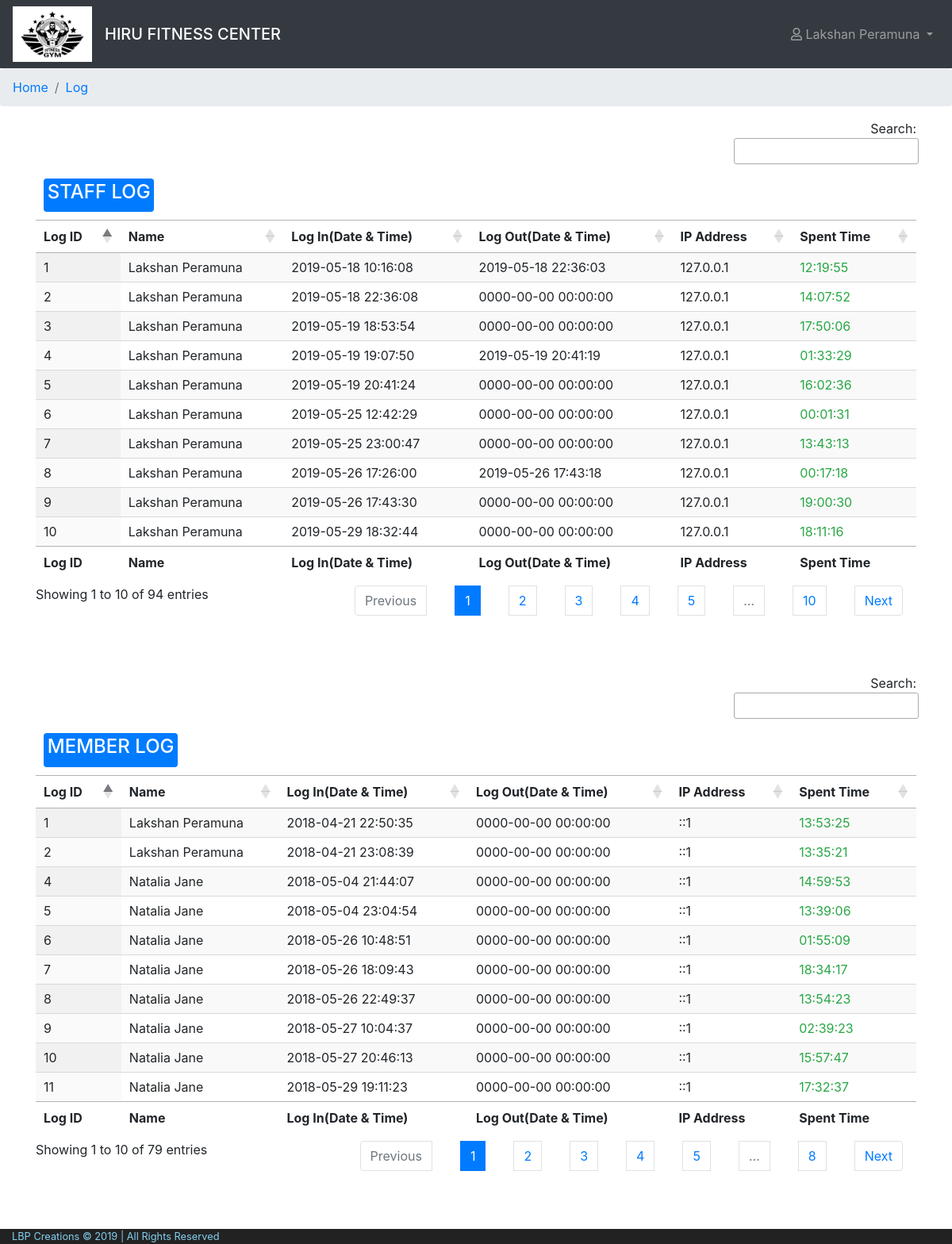
The app's page /cms/view/log/index.php (signed in) with its own data.
### tables this page shows
CREATE TABLE `staff_log` (
  `log_id` int(11) NOT NULL,
  `log_in` datetime NOT NULL,
  `log_out` datetime NOT NULL,
  `log_ip` varchar(200) NOT NULL,
  `status` char(1) NOT NULL COMMENT 'I = IN , O = OUT',
  `staff_id` int(11) NOT NULL,
  `lmd` datetime NOT NULL DEFAULT CURRENT_TIMESTAMP ON UPDATE CURRENT_TIMESTAMP
);

CREATE TABLE `member_log` (
  `log_id` int(11) NOT NULL,
  `log_in` datetime NOT NULL,
  `log_out` datetime NOT NULL,
  `log_ip` varchar(200) NOT NULL,
  `status` char(1) NOT NULL COMMENT 'I = IN , O = OUT',
  `member_id` int(11) NOT NULL,
  `lmd` datetime NOT NULL DEFAULT CURRENT_TIMESTAMP ON UPDATE CURRENT_TIMESTAMP
);

### model/log.php (called while the page is built, shortened)
<?php
class Log{
    public static function displayAllStaffLogs(){
        $con=$GLOBALS['con'];
        $sql="  SELECT  staff_log.log_id,
                        staff_log.log_in,
                        staff_log.log_out,
                        staff_log.log_ip,
                        staff_log.status,
                        CONCAT_WS(' ',staff.first_name,staff.last_name) AS name
                FROM staff_log
                INNER JOIN staff ON staff_log.staff_id = staff.staff_id
                WHERE 1=1
                ORDER BY staff_log.log_id DESC";
        $result=$con->query($sql);
        return $result;
    }
    public static function displayAllMemberLogs(){
        $con=$GLOBALS['con'];
        $sql="  SELECT  member_log.log_id,
                        member_log.log_in,
                        member_log.log_out,
                        member_log.log_ip,
                        member_log.status,
                        CONCAT_WS(' ',member.first_name,member.last_name) AS name
                FROM member_log
                INNER JOIN member ON member_log.member_id = member.member_id
                WHERE 1=1
                ORDER BY member_log.log_id DESC";
        $result=$con->query($sql);
        return $result;
    }
}
?>

### cms/view/log/index.php (the view, shortened to what this page needs)
<?php include '../../layout/header.php'; ?>
<?php include '../../../model/log.php'; ?>
<?php
$allStaffLog = Log::displayAllStaffLogs();
$allMemberLog = Log::displayAllMemberLogs();
?>
<body>
    <?php include '../../layout/navBar.php';?>
    <nav aria-label="breadcrumb">
    <ol class="breadcrumb">
        <li class="breadcrumb-item" aria-current="page"><a href="../dashboard/dashboard.php">Home</a></li>
        <li class="breadcrumb-item active" aria-current="page"><a href="#">Log</a></li>
    </ol>
    </nav>
    <div class="container">
        <table id="" class="display" style="width:100%">
            <thead>
                <tr>
                    <th colspan="6"><span class="badge badge-primary"><h4>STAFF LOG</h4></span></th>
                </tr>
                <tr>
                    <th>Log ID</th>
                    <th>Name</th>
                    <th>Log In(Date & Time)</th>
                    <th>Log Out(Date & Time)</th>
                    <th>IP Address</th>
                    <th>Spent Time</th>
                </tr>
            </thead>
            <tbody>
                <?php
                    while($row = $allStaffLog->fetch_assoc()) {
                        $st1=strtotime($row['log_in']);
                        $st2= strtotime($row['log_out']);
                        $date1=date_create($row['log_in']);
                        $date2=date_create($row['log_out']);
                        $diff=date_diff($date1,$date2);
                        $tdiff=$st2-$st1;
                        if($tdiff>=0){
                            $stime=$diff->format("%H").":".$diff->format("%I").":".$diff->format("%S");
                        }else{
                            $cdate=date("Y-m-d h:i:s");
                            $date3= date_create($cdate);
                            $diff1=date_diff($date1,$date3);
                            $stime=$diff1->format("%H").":".$diff1->format("%I").":".$diff1->format("%S");
                            $text="text-success";
                        }
                ?>
                <tr>
                    <td><?php echo $row['log_id']; ?></td>
                    <td><?php echo ucwords($row['name']); ?></td>
                    <td><?php echo $row['log_in']; ?></td>
                    <td><?php echo $row['log_out']; ?></td>
                    <td><?php echo $row['log_ip']; ?></td>
                    <td class="<?php echo $text; ?>"><?php echo $stime; ?></td>
                </tr>
                    <?php } ?>
            </tbody>
            <tfoot>
                <tr>
                    <th>Log ID</th>
                    <th>Name</th>
                    <th>Log In(Date & Time)</th>
                    <th>Log Out(Date & Time)</th>
                    <th>IP Address</th>
                    <th>Spent Time</th>
                </tr>
            </tfoot>
        </table>
        <table id="" class="display" style="width:100%">
            <thead>
                <tr>
                    <th colspan="6"><span class="badge badge-primary"><h4>MEMBER LOG</h4></span></th>
                </tr>
                <tr>
                    <th>Log ID</th>
                    <th>Name</th>
                    <th>Log In(Date & Time)</th>
                    <th>Log Out(Date & Time)</th>
                    <th>IP Address</th>
                    <th>Spent Time</th>
                </tr>
            </thead>
            <tbody>
                <?php
                    while($row = $allMemberLog->fetch_assoc()) {
                        $st1=strtotime($row['log_in']);
                        $st2= strtotime($row['log_out']);
                        $date1=date_create($row['log_in']);
                        $date2=date_create($row['log_out']);
                        $diff=date_diff($date1,$date2);
                        $tdiff=$st2-$st1;
                        if($tdiff>=0){
                            $stime=$diff->format("%H").":".$diff->format("%I").":".$diff->format("%S");
                        }else{
                            $cdate=date("Y-m-d h:i:s");
                            $date3= date_create($cdate);
                            $diff1=date_diff($date1,$date3);
                            $stime=$diff1->format("%H").":".$diff1->format("%I").":".$diff1->format("%S");
                            $text="text-success";
                        }
                ?>
                <tr>
                    <td><?php echo $row['log_id']; ?></td>
                    <td><?php echo ucwords($row['name']); ?></td>
                    <td><?php echo $row['log_in']; ?></td>
                    <td><?php echo $row['log_out']; ?></td>
                    <td><?php echo $row['log_ip']; ?></td>
                    <td class="<?php echo $text; ?>"><?php echo $stime; ?></td>
                </tr>
                    <?php } ?>
            </tbody>
            <tfoot>
                <tr>
                    <th>Log ID</th>
                    <th>Name</th>
                    <th>Log In(Date & Time)</th>
                    <th>Log Out(Date & Time)</th>
                    <th>IP Address</th>
                    <th>Spent Time</th>
                </tr>
            </tfoot>
        </table>
    </div>
<?php include '../../layout/footer.php';?>

### public/css/layout.css (style rules this page uses)
body { background-color: #ffffff; font-family: 'Roboto', sans-serif; }
a { text-decoration: none !important; }

### records on screen
staff_log: log_id "10", name "Lakshan Peramuna", log_in "2019-05-29 18:32:44", log_out "0000-00-00 00:00:00", log_ip "127.0.0.1", log_in "18:11:16"
staff_log: log_id "9", name "Lakshan Peramuna", log_in "2019-05-26 17:43:30", log_out "0000-00-00 00:00:00", log_ip "127.0.0.1", log_in "19:00:30"
staff_log: log_id "8", name "Lakshan Peramuna", log_in "2019-05-26 17:26:00", log_out "2019-05-26 17:43:18", log_ip "127.0.0.1", stime "00:17:18"
staff_log: log_id "7", name "Lakshan Peramuna", log_in "2019-05-25 23:00:47", log_out "0000-00-00 00:00:00", log_ip "127.0.0.1", log_in "13:43:13"
staff_log: log_id "6", name "Lakshan Peramuna", log_in "2019-05-25 12:42:29", log_out "0000-00-00 00:00:00", log_ip "127.0.0.1", log_in "00:01:31"
staff_log: log_id "5", name "Lakshan Peramuna", log_in "2019-05-19 20:41:24", log_out "0000-00-00 00:00:00", log_ip "127.0.0.1", log_in "16:02:36"
staff_log: log_id "4", name "Lakshan Peramuna", log_in "2019-05-19 19:07:50", log_out "2019-05-19 20:41:19", log_ip "127.0.0.1", stime "01:33:29"
staff_log: log_id "3", name "Lakshan Peramuna", log_in "2019-05-19 18:53:54", log_out "0000-00-00 00:00:00", log_ip "127.0.0.1", log_in "17:50:06"
staff_log: log_id "2", name "Lakshan Peramuna", log_in "2019-05-18 22:36:08", log_out "0000-00-00 00:00:00", log_ip "127.0.0.1", log_in "14:07:52"
staff_log: log_id "1", name "Lakshan Peramuna", log_in "2019-05-18 10:16:08", log_out "2019-05-18 22:36:03", log_ip "127.0.0.1", stime "12:19:55"
member_log: log_id "11", name "Natalia Jane", log_in "2018-05-29 19:11:23", log_out "0000-00-00 00:00:00", log_ip "::1", log_in "17:32:37"
member_log: log_id "10", name "Natalia Jane", log_in "2018-05-27 20:46:13", log_out "0000-00-00 00:00:00", log_ip "::1", log_in "15:57:47"
member_log: log_id "9", name "Natalia Jane", log_in "2018-05-27 10:04:37", log_out "0000-00-00 00:00:00", log_ip "::1", log_in "02:39:23"
member_log: log_id "8", name "Natalia Jane", log_in "2018-05-26 22:49:37", log_out "0000-00-00 00:00:00", log_ip "::1", log_in "13:54:23"
member_log: log_id "7", name "Natalia Jane", log_in "2018-05-26 18:09:43", log_out "0000-00-00 00:00:00", log_ip "::1", log_in "18:34:17"
member_log: log_id "6", name "Natalia Jane", log_in "2018-05-26 10:48:51", log_out "0000-00-00 00:00:00", log_ip "::1", log_in "01:55:09"
member_log: log_id "5", name "Natalia Jane", log_in "2018-05-04 23:04:54", log_out "0000-00-00 00:00:00", log_ip "::1", log_in "13:39:06"
member_log: log_id "4", name "Natalia Jane", log_in "2018-05-04 21:44:07", log_out "0000-00-00 00:00:00", log_ip "::1", log_in "14:59:53"
member_log: log_id "2", name "Lakshan Peramuna", log_in "2018-04-21 23:08:39", log_out "0000-00-00 00:00:00", log_ip "::1", log_in "13:35:21"
member_log: log_id "1", name "Lakshan Peramuna", log_in "2018-04-21 22:50:35", log_out "0000-00-00 00:00:00", log_ip "::1", log_in "13:53:25"

### other values on screen
SYSTEM_BUSINESS_NAME "HIRU FITNESS CENTER"
$user['first_name'] "Lakshan"
$user['last_name'] "Peramuna"
